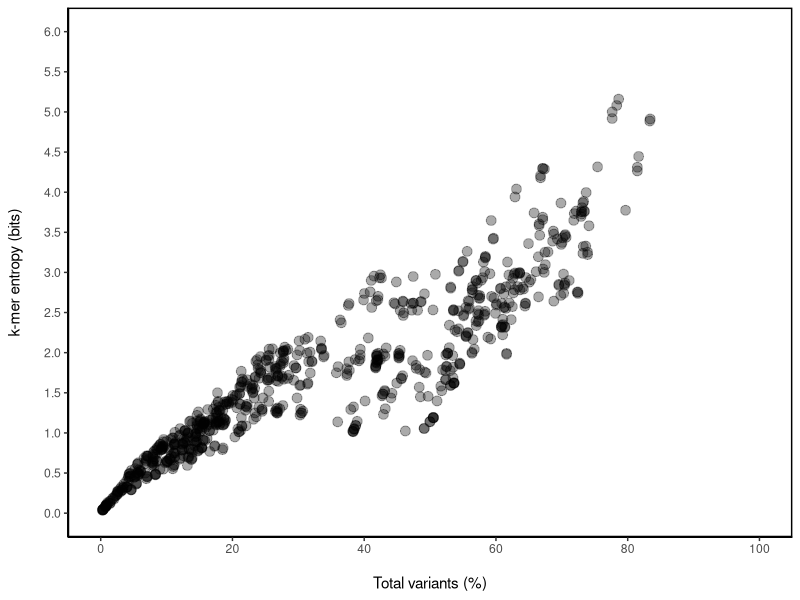
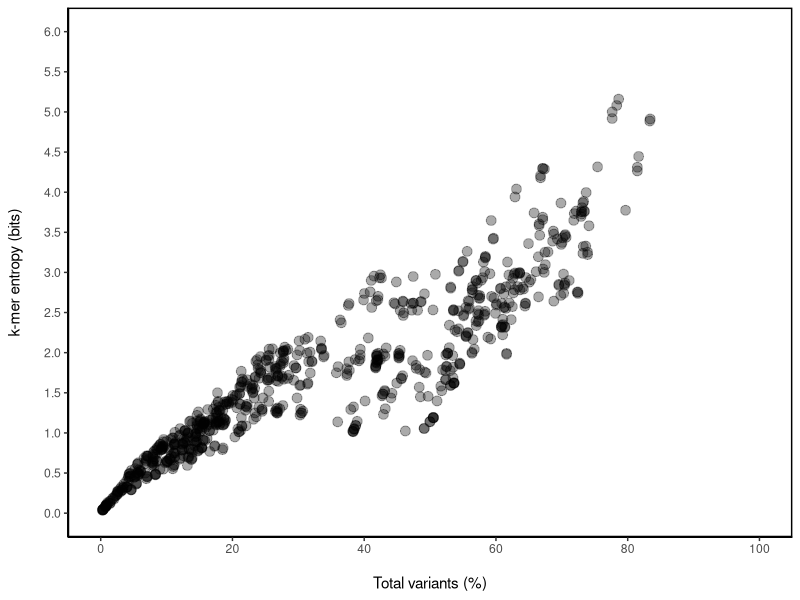

The R script that drew these images, in order:
#Correlation plot
#load package
library(ggplot2)

#read in data
data<-read.csv("../www/DiMA_HCV.csv")

#load thed data into a dataframe
df <- data.frame(data) 

#plot the scatter plot with density
plot2<-ggplot(df)+geom_point(mapping = aes(x=totalVariants.incidence,y=entropy),alpha=1/3,size=3)+
  labs(y = "k-mer entropy (bits)\n",x= "\nTotal variants (%)")+
  scale_x_continuous(limits = c(0, 100), breaks = seq(0, 100, 20))+
  scale_y_continuous(limits = c(0, ceiling(max(df$entropy))), breaks = seq(0, ceiling(max(df$entropy)), 0.5))+
  theme_classic()+
  theme(
    panel.border = element_rect(colour = "#000000", fill=NA, size=1)
  )
#NOTE: modify this line of code below to determine number of host
host<-1

if (host == 1){ #single host
  #plot the scatter plot with density
  plot2
}else{ #multiple host
  plot2+facet_grid_sc(rows = vars(df$host),space = "free",switch = "x")
}
#save the image with 600dpi, modify based on need
ggsave(filename="plot-Correlation-Plot.jpg",width = 5.5, height = 5.5, unit="in",device='jpg', dpi=600)
